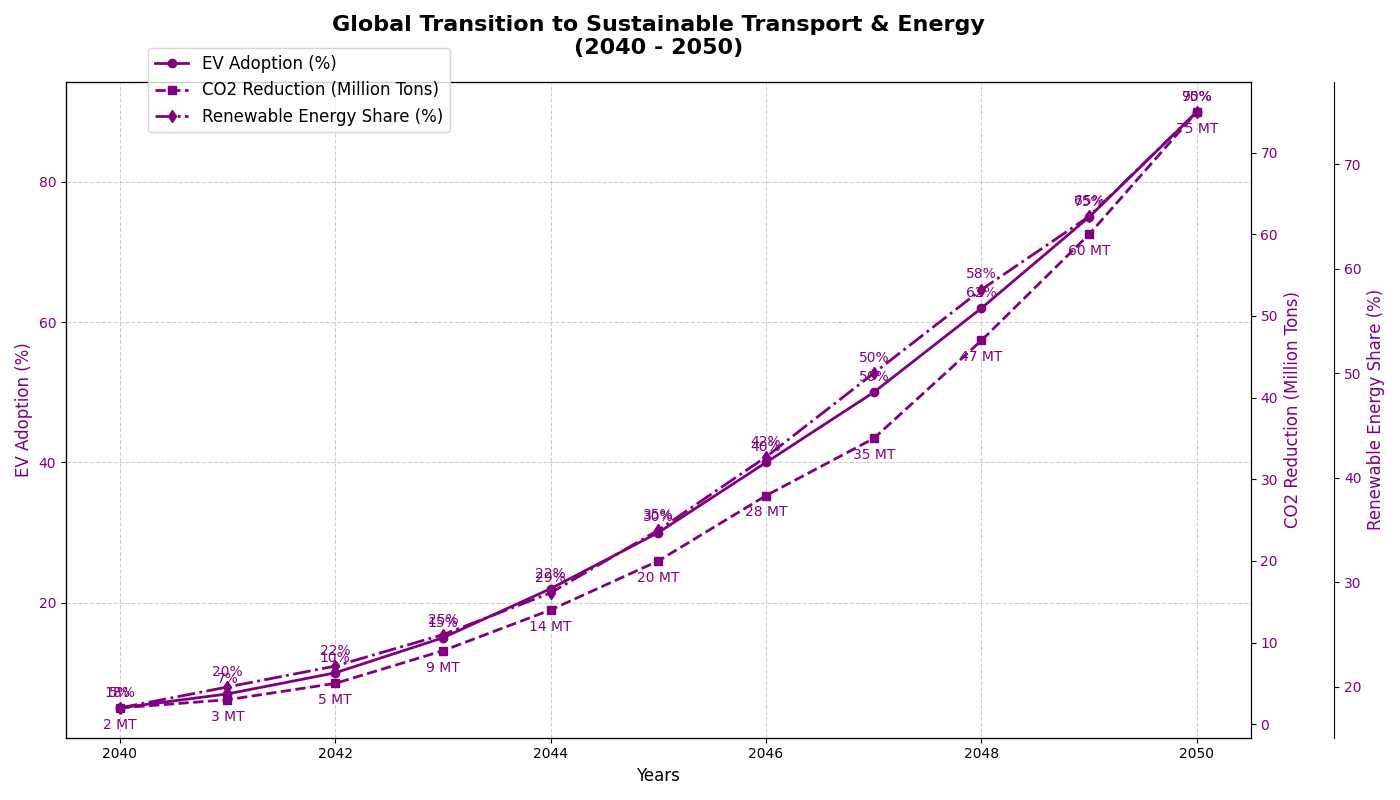

Reproduce this figure in Python.
import matplotlib.pyplot as plt
import numpy as np

years = np.arange(2040, 2051)
ev_adoption_rates = np.array([5, 7, 10, 15, 22, 30, 40, 50, 62, 75, 90])
co2_reduction = np.array([2, 3, 5, 9, 14, 20, 28, 35, 47, 60, 75])
renewable_energy_share = np.array([18, 20, 22, 25, 29, 35, 42, 50, 58, 65, 75])

fig, ax1 = plt.subplots(figsize=(14, 8))

# Set a single color for all plot elements
single_color = 'purple'

ax1.plot(years, ev_adoption_rates, 'o-', linewidth=2, color=single_color, label='EV Adoption (%)')
ax1.set_xlabel('Years', fontsize=12)
ax1.set_ylabel('EV Adoption (%)', fontsize=12, color=single_color)
ax1.tick_params(axis='y', labelcolor=single_color)

for i, rate in enumerate(ev_adoption_rates):
    ax1.annotate(f'{rate}%', (years[i], ev_adoption_rates[i]), textcoords="offset points", xytext=(0, 8), ha='center', fontsize=10, color=single_color)

ax2 = ax1.twinx()
ax2.plot(years, co2_reduction, 's--', linewidth=2, color=single_color, label='CO2 Reduction (Million Tons)')
ax2.set_ylabel('CO2 Reduction (Million Tons)', fontsize=12, color=single_color)
ax2.tick_params(axis='y', labelcolor=single_color)

for i, reduction in enumerate(co2_reduction):
    ax2.annotate(f'{reduction} MT', (years[i], co2_reduction[i]), textcoords="offset points", xytext=(0, -15), ha='center', fontsize=10, color=single_color)

ax3 = ax1.twinx()
ax3.spines['right'].set_position(('outward', 60))
ax3.plot(years, renewable_energy_share, 'd-.', linewidth=2, color=single_color, label='Renewable Energy Share (%)')
ax3.set_ylabel('Renewable Energy Share (%)', fontsize=12, color=single_color)
ax3.tick_params(axis='y', labelcolor=single_color)

for i, share in enumerate(renewable_energy_share):
    ax3.annotate(f'{share}%', (years[i], renewable_energy_share[i]), textcoords="offset points", xytext=(0, 8), ha='center', fontsize=10, color=single_color)

plt.title('Global Transition to Sustainable Transport & Energy\n(2040 - 2050)', fontsize=16, fontweight='bold', pad=20)
ax1.grid(True, linestyle='--', alpha=0.6)
fig.legend(loc='upper left', bbox_to_anchor=(0.1, 0.95), fontsize=12)
fig.tight_layout()
plt.show()
